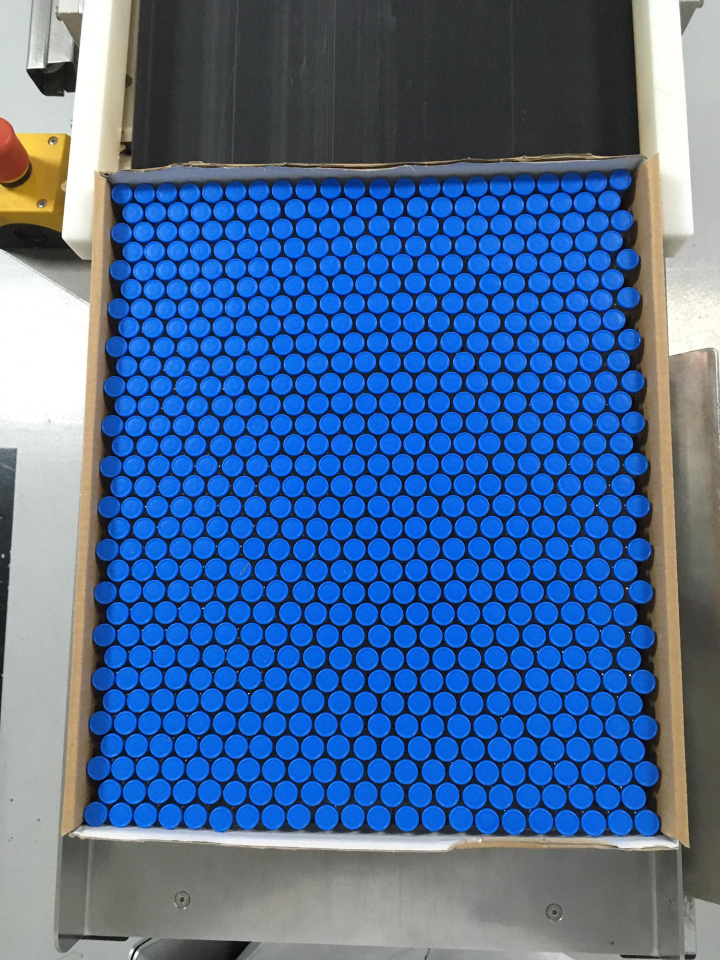
#> input picture test/blueflask.jpg, 1440 x 1920 px, found by its file name (shown at 1/2 size)
$ python vial_detection.py
#> lines starting #> are read from the running program, lines starting #| are printed output that depends on the picture
import numpy as np
import cv2
import time

# [9 lines of commented-out code are left out]
def bgr2gray(img):
    return cv2.cvtColor(img, cv2.COLOR_BGR2GRAY)


def bgr2rgb(img):
    return cv2.cvtColor(img, cv2.COLOR_BGR2RGB)


def rgb2gray(img):
    return cv2.cvtColor(img, cv2.COLOR_RGB2GRAY)


def detect_circles(img, par1, par2, min_rad, max_rad):
    # Detect circles
    circs = cv2.HoughCircles(img, cv2.HOUGH_GRADIENT, 1, minDist=2*min_rad, param1=par1, param2=par2, minRadius=min_rad,
                             maxRadius=max_rad)
    return circs


def draw_circles(img, circs):
    # convert the (x, y) coordinates and radius of the circles to integers
    cs = np.round(circs[0, :]).astype("int")
    sz = 0
    # loop over the (x, y) coordinates and radius of the circles
    for (x, y, r) in cs:
        # draw the circle in the output image, then draw a rectangle
        # corresponding to the center of the circle
        cv2.circle(img, (x, y), r, (0, 255, 0), 4)
        sz = sz + 1
    return sz


if __name__ == "__main__":
    print("Init vial detection")

    """
    Initial functions for testing
    """
    # Relative path of the images
    filename = "/Users/tiagocunha/Documents/PycharmProjects/VialCounter/test/blueflask.jpg"

    # Reads image
    image = cv2.imread(filename)
#> image is the input picture: shape (1920, 1440, 3); mean B, G, R 153.4, 106.4, 72.3
    """
    Image processing
    """
    print("Init")

    start = time.process_time()
    # Creates a copy
    output = image.copy()
    gray = bgr2gray(output)
#> in bgr2gray, `return cv2.cvtColor(img, cv2.COLOR_BGR2GRAY)`:
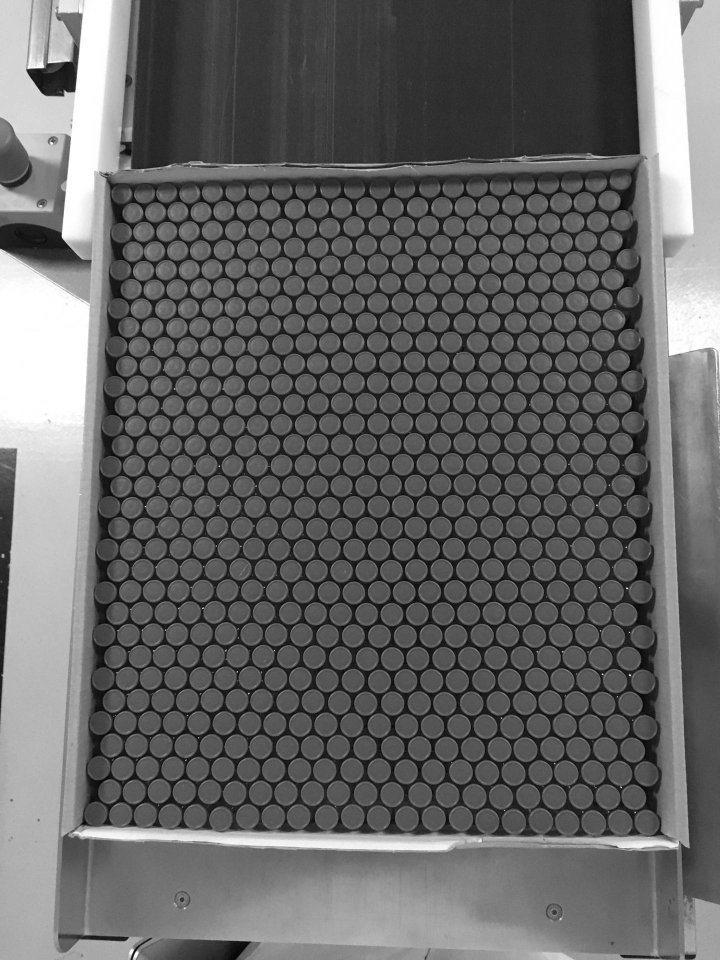
#> returned value: shape (1920, 1440) (shown at 1/2 size); min 1, max 255, mean 101.6

    # Detect circles
    circles = detect_circles(gray, 200, 25, 20, 40)
#> in detect_circles, `circs = cv2.HoughCircles(img, cv2.HOUGH_GRADIENT, 1, minDist=2*min_rad..`: circs = 642 rows, first 8: [557.5, 1098.5, 22.3], [611.5, 849.5, 21.6], [633.5, 1057.5, 22.1], [832.5, 1140.5, 23], [852.5, 765.5, 21.6], [782.5, 1141.5, 22.5], [887.5, 1317.5, 23.3], [958.5, 1096.5, 22.5]
#> circles has the same summary as circs in detect_circles

    # ensure at least some circles were found
    if circles is not None:
        size = draw_circles(image, circles)
#> in draw_circles, `cs = np.round(circs[0, :]).astype("int")`: cs = 642 rows, first 8: [558, 1098, 22], [612, 850, 22], [634, 1058, 22], [832, 1140, 23], [852, 766, 22], [782, 1142, 22], [888, 1318, 23], [958, 1096, 22]
#> the loop in draw_circles, `for (x, y, r) in cs:` made 642 passes
#> after the loop in draw_circles, `for (x, y, r) in cs:`:
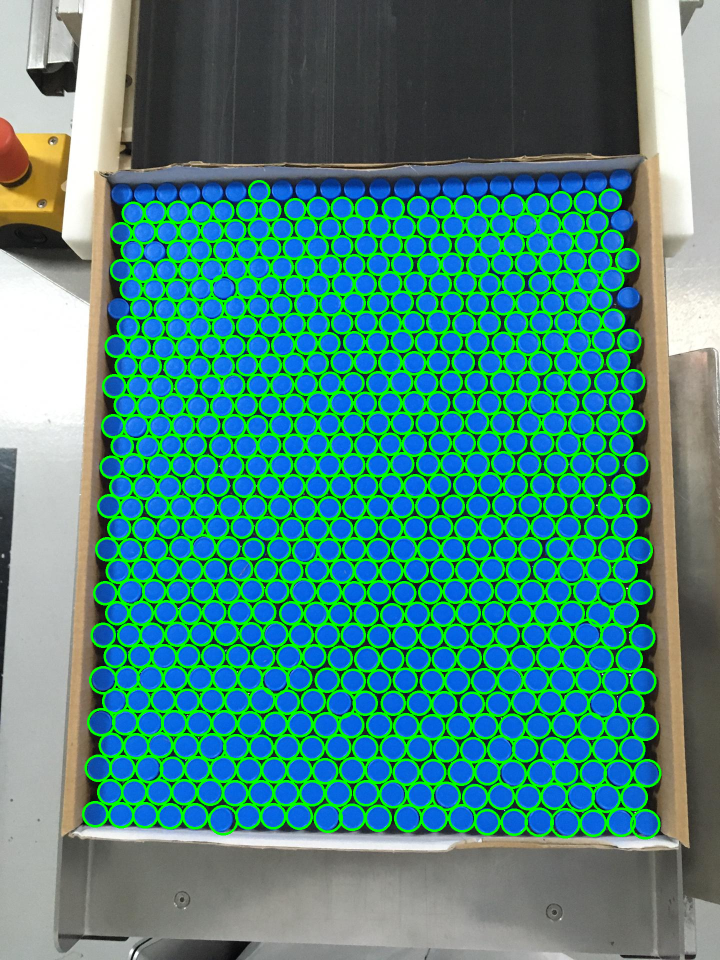
#> img: shape (1920, 1440, 3) (shown at 1/2 size); mean B, G, R 130.1, 135.5, 69.1
#> after the loop in draw_circles, `for (x, y, r) in cs:`: sz = 642
#> size = 642
    else:
        size = 0

    dt = time.process_time() - start
    print("Processing time", dt)
    print("Number: " + str(size))
#| Number: 642

    # # show the output image. hstack piles both images side by side
    imS = cv2.resize(np.hstack([image, output]), (960, 540))  # Resize image
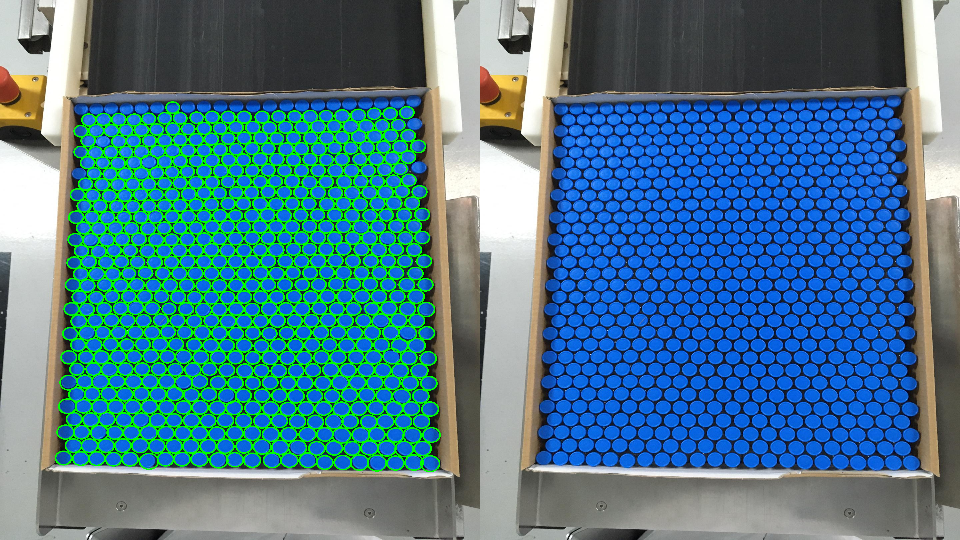
#> imS: shape (540, 960, 3); mean B, G, R 141.7, 121, 70.6
    # # show result
    cv2.imshow("result", imS)
    cv2.waitKey(0)

$ run again, with test/brownflask.jpg copied over test/blueflask.jpg
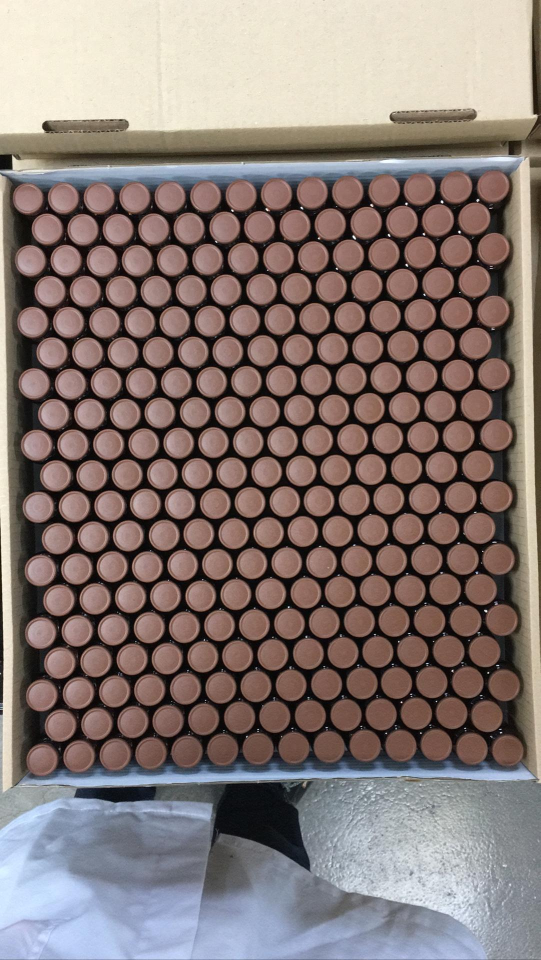
#> input picture test/brownflask.jpg, 1081 x 1920 px, found by its file name (shown at 1/2 size)
#> image is the input picture: shape (1920, 1081, 3); mean B, G, R 115.7, 119.7, 133.5
#> circs = 257 rows, first 8: [771.5, 754.5, 30.8], [642.5, 1124.5, 30.6], [532.5, 943.5, 30.2], [858.5, 1241.5, 31.5], [359.5, 1007.5, 30.2], [377.5, 455.5, 30.4], [569.5, 1002.5, 30.2], [699.5, 634.5, 30.8]
#> circles has the same summary as circs in detect_circles
#> cs = 257 rows, first 8: [772, 754, 31], [642, 1124, 31], [532, 944, 30], [858, 1242, 32], [360, 1008, 30], [378, 456, 30], [570, 1002, 30], [700, 634, 31]
#> the loop in draw_circles, `for (x, y, r) in cs:` made 257 passes
#> after the loop in draw_circles, `for (x, y, r) in cs:`:
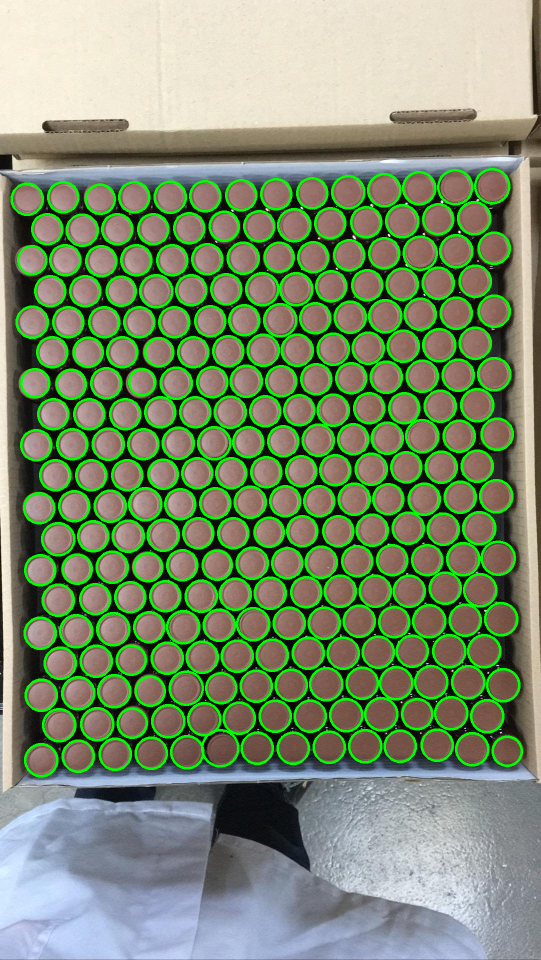
#> img: shape (1920, 1081, 3) (shown at 1/2 size); mean B, G, R 108.6, 142.2, 123.1
#> after the loop in draw_circles, `for (x, y, r) in cs:`: sz = 257
#| Number: 257
#> `imS = cv2.resize(np.hstack([image, output]), (960, 540))`:
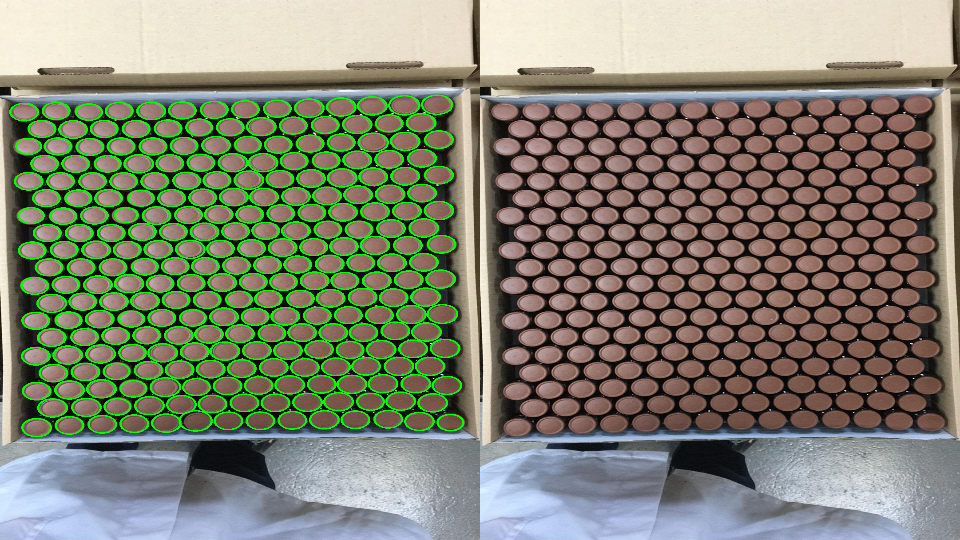
#> imS: shape (540, 960, 3); mean B, G, R 112.1, 130.9, 128.2

$ run again, with test/redFlasks.jpg copied over test/blueflask.jpg
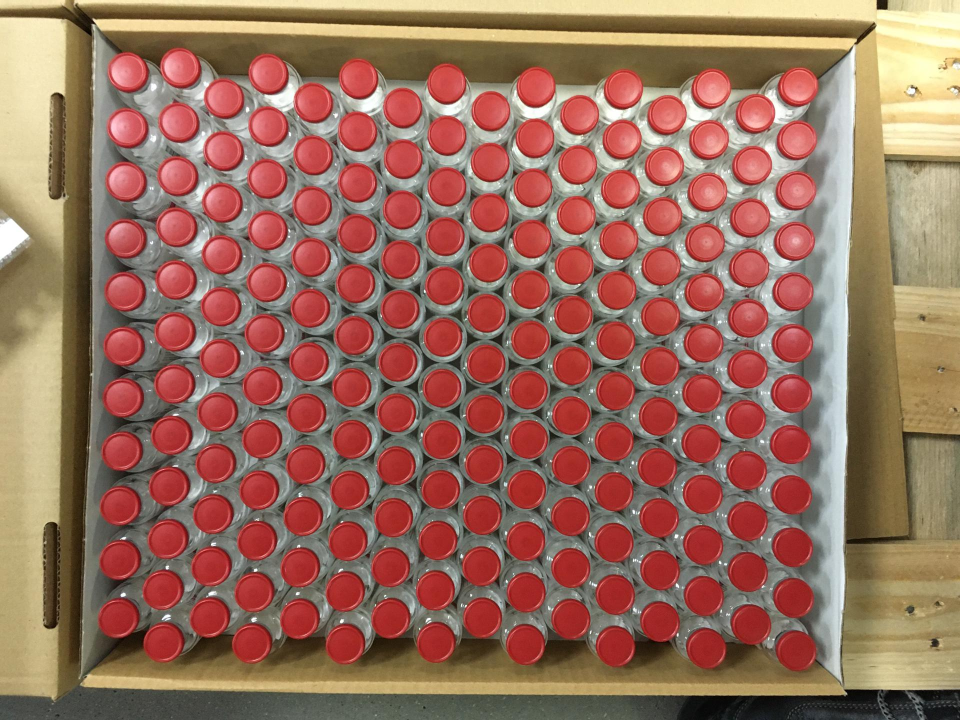
#> input picture test/redFlasks.jpg, 1920 x 1440 px, found by its file name (shown at 1/2 size)
#> image is the input picture: shape (1440, 1920, 3); mean B, G, R 93.2, 110.2, 153
#> in bgr2gray, `return cv2.cvtColor(img, cv2.COLOR_BGR2GRAY)`:
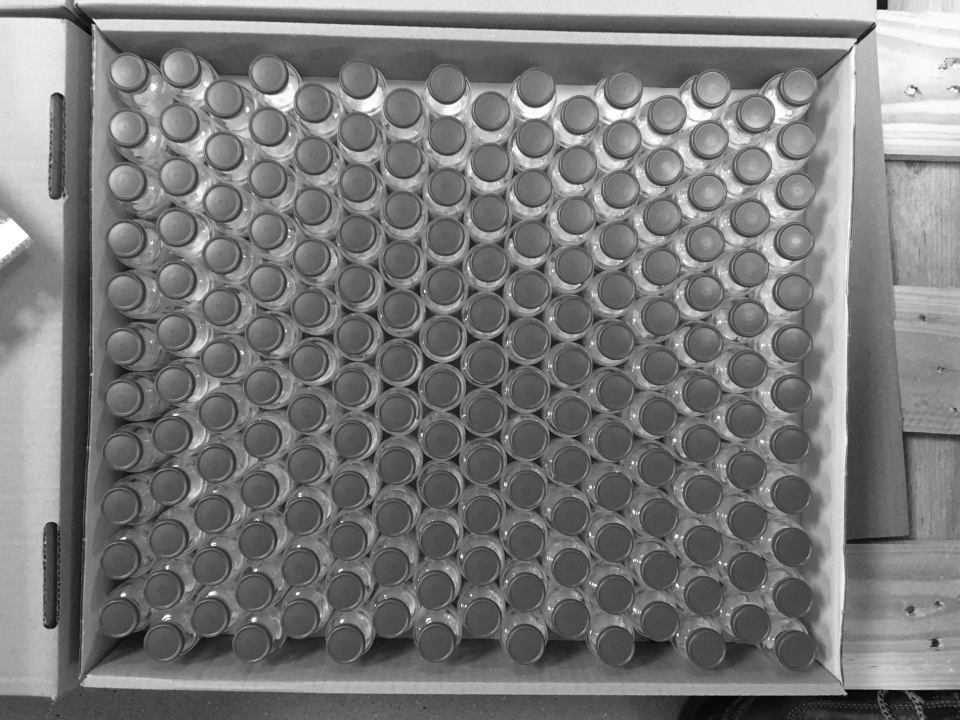
#> returned value: shape (1440, 1920) (shown at 1/2 size); min 1, max 255, mean 121.1
#> circs = 184 rows, first 8: [875.5, 1080.5, 39.4], [436.5, 823.5, 39.4], [786.5, 1034.5, 39.4], [533.5, 564.5, 39.4], [1506.5, 328.5, 37.2], [1585.5, 1194.5, 39.4], [1065.5, 375.5, 39.4], [1139.5, 1032.5, 39.4]
#> circles has the same summary as circs in detect_circles
#> cs = 184 rows, first 8: [876, 1080, 39], [436, 824, 39], [786, 1034, 39], [534, 564, 39], [1506, 328, 37], [1586, 1194, 39], [1066, 376, 39], [1140, 1032, 39]
#> the loop in draw_circles, `for (x, y, r) in cs:` made 184 passes
#> after the loop in draw_circles, `for (x, y, r) in cs:`: sz = 184
#| Number: 184
#> `imS = cv2.resize(np.hstack([image, output]), (960, 540))`:
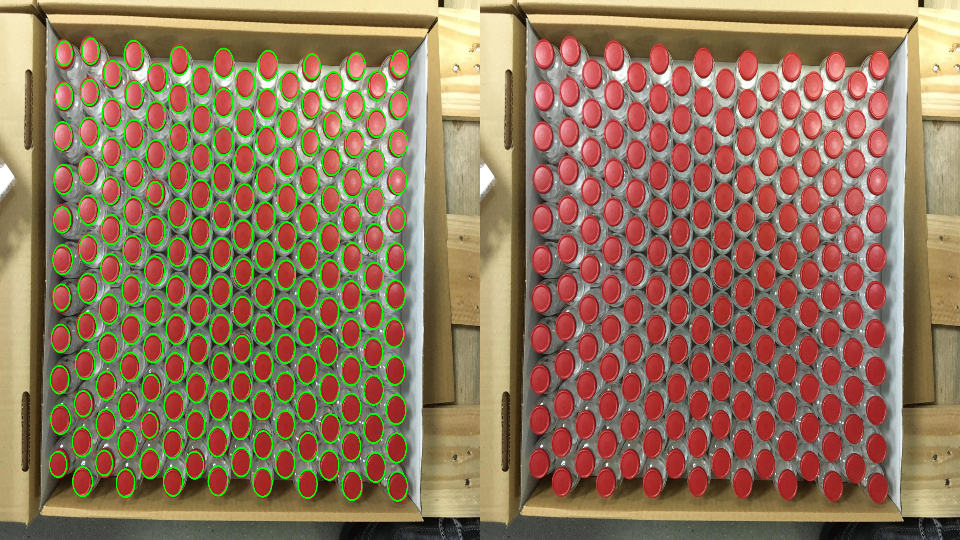
#> imS: shape (540, 960, 3); mean B, G, R 90.3, 117.1, 147
